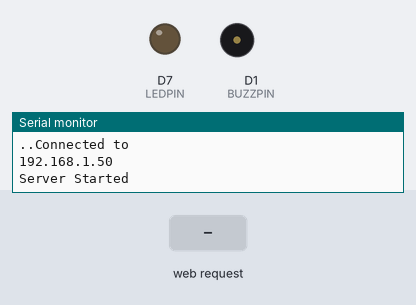
The sketch below on a simulated ESP8266 (NodeMCU). Parts: output pins drawn as LEDs (lit = HIGH), buzzer (waves = sounding, pin HIGH), the last lines printed to the serial monitor. Inputs (shaded band) come from the test bench. WiFi joins after 1.5 s; servers stay silent unless stated.

Above: at 3.2 s.
3.3 s: HTTP request GET /toggleLED received
At 4.1 s:
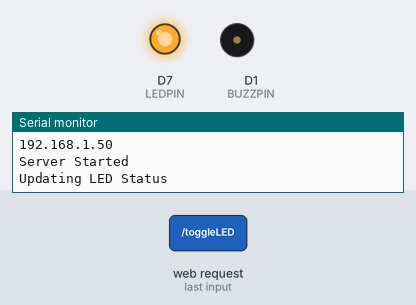
4.8 s: HTTP request GET /toggleBuzzer received
At 5.2 s:
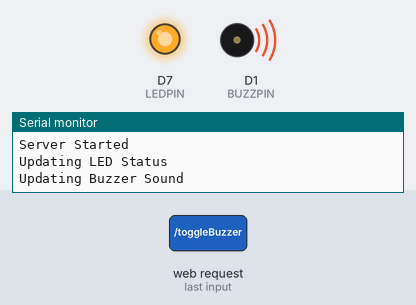
6.3 s: HTTP request GET /toggleLED received
At 7.6 s:
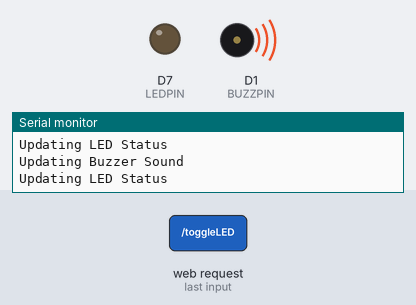
Timing chart, 0 to 9.3 s (numbered marks = the images above; inputs shaded):
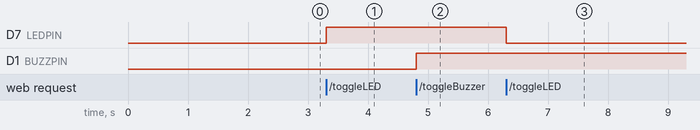

Measured:
- after the input at 3.3 s, D7 (LEDPIN): LOW → HIGH at once
- after the input at 4.8 s, D1 (BUZZPIN): LOW → HIGH at once
- after the input at 6.3 s, D7 (LEDPIN): HIGH → LOW at once

The sketch:

sketch_feb29a.ino
```cpp
#include <ESP8266WiFi.h>
#include <ESP8266WebServer.h>

ESP8266WebServer server(80);

const char* ssid = "N1";
const char* password ="DON'TDOIT";

uint8_t LEDPIN = D7;
bool LEDStatus = LOW;

uint8_t BUZZPIN = D1;
bool buzzStatus = LOW;

String prepareHTML() {
  String html  = "<!DOCTYPE html>"
                 "<html>"
                 "<head>"
                 "<meta charset=\"UTF-8\">"
                 "<meta name=\"viewport\" content=\"width=device-width, initial-scale=1\">"
                 "<title>NodeMCU ESP8266 Web Server</title>"
                 "<style>"
                 "/* Copyright 2014 Owen Versteeg; MIT licensed */body,textarea,input,select{background:0;border-radius:0;font:16px sans-serif;margin:0}.smooth{transition:all .2s}.btn,.nav a{text-decoration:none}.container{margin:0 20px;width:auto}label>*{display:inline}form>*{display:block;margin-bottom:10px}.btn{background:#999;border-radius:6px;border:0;color:#fff;cursor:pointer;display:inline-block;margin:2px 0;padding:12px 30px 14px}.btn:hover{background:#888}.btn:active,.btn:focus{background:#777}.btn-a{background:#0ae}.btn-a:hover{background:#09d}.btn-a:active,.btn-a:focus{background:#08b}.btn-b{background:#3c5}.btn-b:hover{background:#2b4}.btn-b:active,.btn-b:focus{background:#2a4}.btn-c{background:#d33}.btn-c:hover{background:#c22}.btn-c:active,.btn-c:focus{background:#b22}.btn-sm{border-radius:4px;padding:10px 14px 11px}.row{margin:1% 0;overflow:auto}.col{float:left}.table,.c12{width:100%}.c11{width:91.66%}.c10{width:83.33%}.c9{width:75%}.c8{width:66.66%}.c7{width:58.33%}.c6{width:50%}.c5{width:41.66%}.c4{width:33.33%}.c3{width:25%}.c2{width:16.66%}.c1{width:8.33%}h1{font-size:3em}.btn,h2{font-size:2em}.ico{font:33px Arial Unicode MS,Lucida Sans Unicode}.addon,.btn-sm,.nav,textarea,input,select{outline:0;font-size:14px}textarea,input,select{padding:8px;border:1px solid #ccc}textarea:focus,input:focus,select:focus{border-color:#5ab}textarea,input[type=text]{-webkit-appearance:none;width:13em}.addon{padding:8px 12px;box-shadow:0 0 0 1px #ccc}.nav,.nav .current,.nav a:hover{background:#000;color:#fff}.nav{height:24px;padding:11px 0 15px}.nav a{color:#aaa;padding-right:1em;position:relative;top:-1px}.nav .pagename{font-size:22px;top:1px}.btn.btn-close{background:#000;float:right;font-size:25px;margin:-54px 7px;display:none}@media(min-width:1310px){.container{margin:auto;width:1270px}}@media(max-width:870px){.row .col{width:100%}}@media(max-width:500px){.btn.btn-close{display:block}.nav{overflow:hidden}.pagename{margin-top:-11px}.nav:active,.nav:focus{height:auto}.nav div:before{background:#000;border-bottom:10px double;border-top:3px solid;content:'';float:right;height:4px;position:relative;right:3px;top:14px;width:20px}.nav a{padding:.5em 0;display:block;width:50%}}.table th,.table td{padding:.5em;text-align:left}.table tbody>:nth-child(2n-1){background:#ddd}.msg{padding:1.5em;background:#def;border-left:5px solid #59d}"
                 ".hero {"
                 "background: #eee;"
                 "padding: 20px;"
                 "border-radius: 10px;"
                 "margin-top: 1em;"
                 "}"
                 ".hero h1 {"
                 "margin-top: 0;"
                 "margin-bottom: 0.3em;"
                 "}"
                 ".c4 {"
                 "padding: 10px;"
                 "box-sizing: border-box;"
                 "}"
                 ".c4 h3 {"
                 "margin-top: 0;"
                 "}"
                 ""
                 "// Code from https://proto.io/freebies/onoff/"
                 ".c4 a {"
                 "margin-top: 10px;"
                 "display: inline-block;"
                 "}"
                 ""
                 ".onoffswitch {"
                 "position: relative; width: 90px;"
                 "-webkit-user-select:none; -moz-user-select:none; -ms-user-select: none;"
                 "}"
                 ".onoffswitch-checkbox {"
                 "position: absolute;"
                 "opacity: 0;"
                 "pointer-events: none;"
                 "}"
                 ".onoffswitch-label {"
                 "display: block; overflow: hidden; cursor: pointer;"
                 "border: 2px solid #999999; border-radius: 20px;"
                 "}"
                 ".onoffswitch-inner {"
                 "display: block; width: 200%; margin-left: -100%;"
                 "transition: margin 0.3s ease-in 0s;"
                 "}"
                 ".onoffswitch-inner:before, .onoffswitch-inner:after {"
                 "display: block; float: left; width: 50%; height: 30px; padding: 0; line-height: 30px;"
                 "font-size: 14px; color: white; font-family: Trebuchet, Arial, sans-serif; font-weight: bold;"
                 "box-sizing: border-box;"
                 "}"
                 ".onoffswitch-inner:before {"
                 "content: \"ON\";"
                 "padding-left: 10px;"
                 "background-color: #34A7C1; color: #FFFFFF;"
                 "}"
                 ".onoffswitch-inner:after {"
                 "content: \"OFF\";"
                 "padding-right: 10px;"
                 "background-color: #EEEEEE; color: #999999;"
                 "text-align: right;"
                 "}"
                 ".onoffswitch-switch {"
                 "display: block; width: 18px; margin: 6px;"
                 "background: #FFFFFF;"
                 "position: absolute; top: 0; bottom: 0;"
                 "right: 56px;"
                 "border: 2px solid #999999; border-radius: 20px;"
                 "transition: all 0.3s ease-in 0s;"
                 "}"
                 ".onoffswitch-checkbox:checked + .onoffswitch-label .onoffswitch-inner {"
                 "margin-left: 0;"
                 "}"
                 ".onoffswitch-checkbox:checked + .onoffswitch-label .onoffswitch-switch {"
                 "right: 0px;"
                 "}"
                 ""
                 ".grid-container {"
                 "display: grid;"
                 "grid-template-columns: 1fr 1fr;"
                 "grid-gap: 20px;"
                 "}"
                 ""
                 ".flex-container {"
                 "display: flex;"
                 "margin-top: 40px;"
                 "}"
                 ".flex-child {"
                 "flex: 1;"
                 "//border: 2px solid yellow;"
                 "}"
                 ".flex-child:first-child {"
                 "margin-right: 20px;"
                 "}"
                 ""
                 ".component-label{"
                 "float: right;"
                 "font-weight: bold;"
                 "font-size: 25px;"
                 "}"
                 "</style>"
                 "</head>"
                 "<body>"
                 "<nav class=\"nav\" tabindex=\"-1\" onclick=\"this.focus()\">"
                 "<div class=\"container\">"
                 "<a class=\"pagename current\" href=\"#\">Amir</a>"
                 "</div>"
                 "</nav>"
                 ""
                 "<div class=\"container\">"
                 "<div class=\"hero\">"
                 "<h1>NodeMCU ESP8266 Web Server</h1>"
                 "<div class=\"flex-container\">"
                 "  <div class=\"flex-child magenta\">"
                 "<span class=\"component-label\">LED</span>"
                 "  </div>"
                 "  <div class=\"flex-child green\">"
                 "<div class=\"grid-child green\">"
                 "<div style=\"display: inline\">"
                 "<div class=\"onoffswitch\">";
  if (LEDStatus)
    html = html + "<input type=\"checkbox\" name=\"onoffswitch\" class=\"onoffswitch-checkbox\" id=\"ledSwitch\" tabindex=\"0\" checked onclick=\"window.location.href='toggleLED'\">";
  else
    html = html + "<input type=\"checkbox\" name=\"onoffswitch\" class=\"onoffswitch-checkbox\" id=\"ledSwitch\" tabindex=\"0\" onclick=\"window.location.href='toggleLED'\">";

  html = html +
         "<label class=\"onoffswitch-label\" for=\"ledSwitch\">"
         "<span class=\"onoffswitch-inner\"></span>"
         "<span class=\"onoffswitch-switch\"></span>"
         "</label>"
         "</div>"
         "</div>"
         "</div>"
         "  </div>"
         "</div>"
         "<div class=\"flex-container\">"
         "  <div class=\"flex-child magenta\">"
         "<span class=\"component-label\">Buzzer</span>"
         "  </div>"
         "  <div class=\"flex-child green\">"
         "<div class=\"grid-child green\">"
         "<div style=\"display: inline\">"
         "<div class=\"onoffswitch\">";
  if (buzzStatus)
    html = html + "<input type=\"checkbox\" name=\"onoffswitch\" class=\"onoffswitch-checkbox\" id=\"buzzerSwitch\" tabindex=\"0\" checked onclick=\"window.location.href='toggleBuzzer'\">";
  else
    html = html +     "<input type=\"checkbox\" name=\"onoffswitch\" class=\"onoffswitch-checkbox\" id=\"buzzerSwitch\" tabindex=\"0\" onclick=\"window.location.href='toggleBuzzer'\">";

  html = html +
         "<label class=\"onoffswitch-label\" for=\"buzzerSwitch\">"
         "<span class=\"onoffswitch-inner\"></span>"
         "<span class=\"onoffswitch-switch\"></span>"
         "</label>"
         "</div>"
         "</div>"
         "</div>"
         "  </div>"
         "</div>"
         "</div>"
         "</div>"
         "</body>"
         "</html>";

  return html;
}


void handleRoot() {
    server.send(200, "text/html", prepareHTML());

}

void updateLED(){
  Serial.println("Updating LED Status");
  LEDStatus = !LEDStatus;
  digitalWrite(LEDPIN, LEDStatus);
  server.send(200, "text/html", prepareHTML());

}

void updateBuzzerSound(){
  Serial.println("Updating Buzzer Sound");

  buzzStatus = !buzzStatus;
  digitalWrite(BUZZPIN, buzzStatus);
  server.send(200, "text/html", prepareHTML());

}

void handleNotFound() {
  server.send(200, "text/plain" "404");

}


void setup() {
  pinMode(LEDPIN, OUTPUT);
  pinMode(BUZZPIN, OUTPUT);


  // put your setup code here, to run once:
  WiFi.begin(ssid, password);
  Serial.begin(9600);
  Serial.print("Connecting to ");
  Serial.println(ssid);

  while(WiFi.status() != WL_CONNECTED){
    delay(1000);
    Serial.print(".");

  }

  Serial.println("Connected to");
  Serial.println(WiFi.localIP());

  server.on("/", handleRoot);
  server.on("/toggleLED", updateLED);
  server.on("/toggleBuzzer", updateBuzzerSound);

  server.onNotFound(handleNotFound);
  server.begin();
  Serial.println("Server Started");
}


void loop() {
  server.handleClient();
  // put your main code here, to run repeatedly:

}
```
